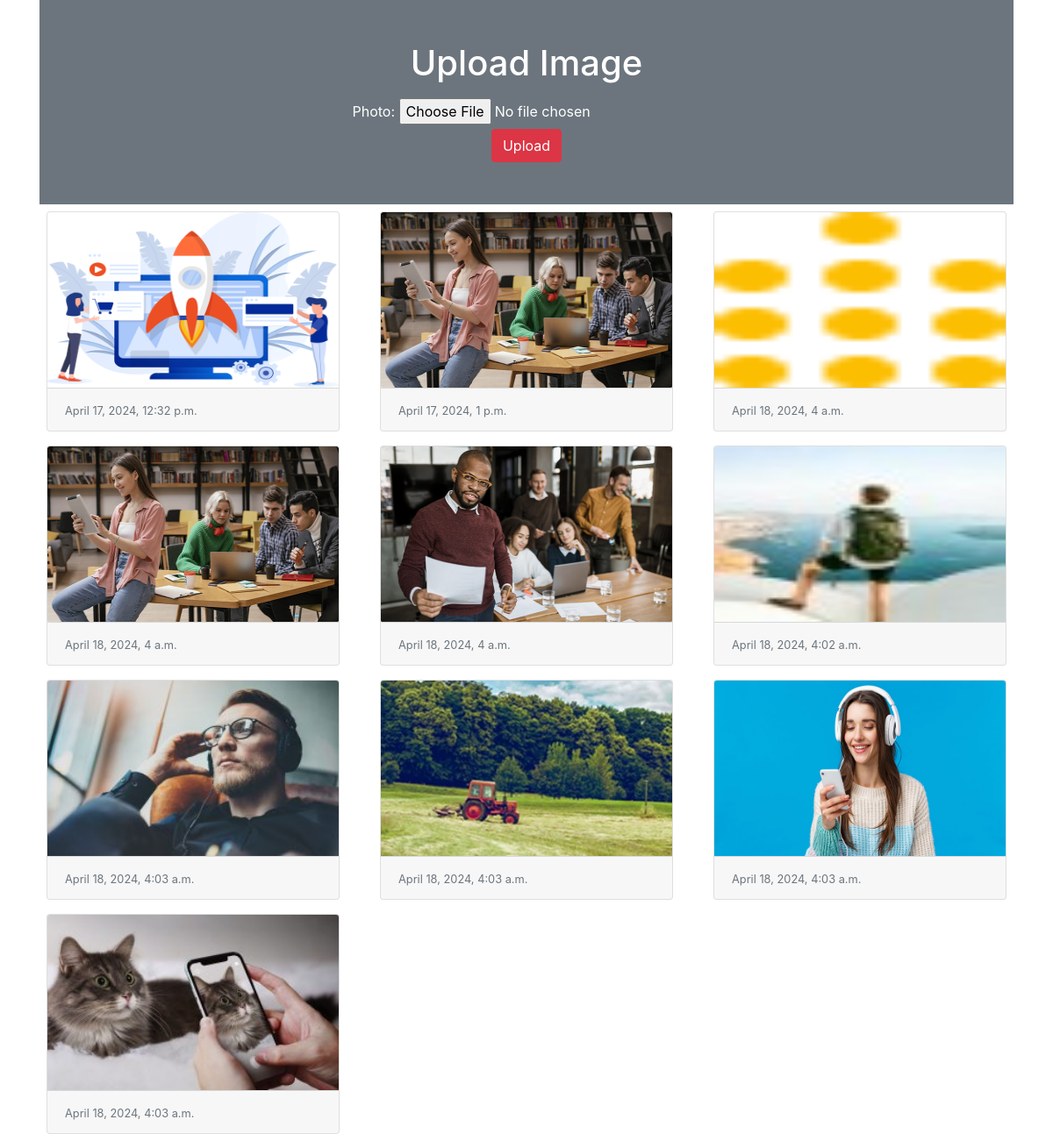
The page / on the database its author committed.
### myapp/models.py (models this page shows)
class Imeage(models.Model):
    photo =models.ImageField(upload_to="myimeage")
    date =models.DateTimeField(auto_now_add=True)

### myapp/views.py (the view)
# urls.py: 2. Add a URL to urlpatterns:  path('', views.home, name='home')
def home(request):
    if request.method=='POST':
        form = ImeageFrom(request.POST,request.FILES)
        if form.is_valid():
         form.save()
    form=ImeageFrom()
    img =Imeage.objects.all()
    return render(request,'myapp/home.html',{'img':img,'form':form})

### myapp/forms.py
class ImeageFrom(forms.ModelForm):
    class Meta:
        model = Imeage
        fields = '__all__'
        labels = {'photot':''}

### myapp/templates/myapp/home.html (shortened to what this page needs)
<!doctype html>
<html lang="en">
  <head>
    <link rel="stylesheet" href="https://cdn.jsdelivr.net/npm/bootstrap@4.5.3/dist/css/bootstrap.min.css">
  </head>
  <body>
   <div class="container">
    <div class="py-5 text-center bg-secondary text-white">
     <h1 class="mb-3">Upload Image</h1>
     <form action="" method="post" enctype="multipart/form-data">
      {{form}}
      <input type="submit" class="btn btn-danger" value="Upload">
     </form>
    </div>
    <div class="row">
     {% for x in img %}
      <div class="col-sm-4">
       <div class="card m-2">
        <img src="{{x.photo.url}}" alt="" class="card-img-top" height="200px">
        <div class="card-footer">
         <small class="text-muted">{{x.date}}</small>
        </div>
       </div>
      </div>
     {% endfor %}
    </div>
   </div>
  </body>
</html>

### rows shown on the page
Imeage: photo (picture), date "April 17, 2024, 12:32 p.m."
Imeage: photo (picture), date "April 17, 2024, 1 p.m."
Imeage: photo (picture), date "April 18, 2024, 4 a.m."
Imeage: photo (picture), date "April 18, 2024, 4 a.m."
Imeage: photo (picture), date "April 18, 2024, 4 a.m."
Imeage: photo (picture), date "April 18, 2024, 4:02 a.m."
Imeage: photo (picture), date "April 18, 2024, 4:03 a.m."
Imeage: photo (picture), date "April 18, 2024, 4:03 a.m."
Imeage: photo (picture), date "April 18, 2024, 4:03 a.m."
Imeage: photo (picture), date "April 18, 2024, 4:03 a.m."
